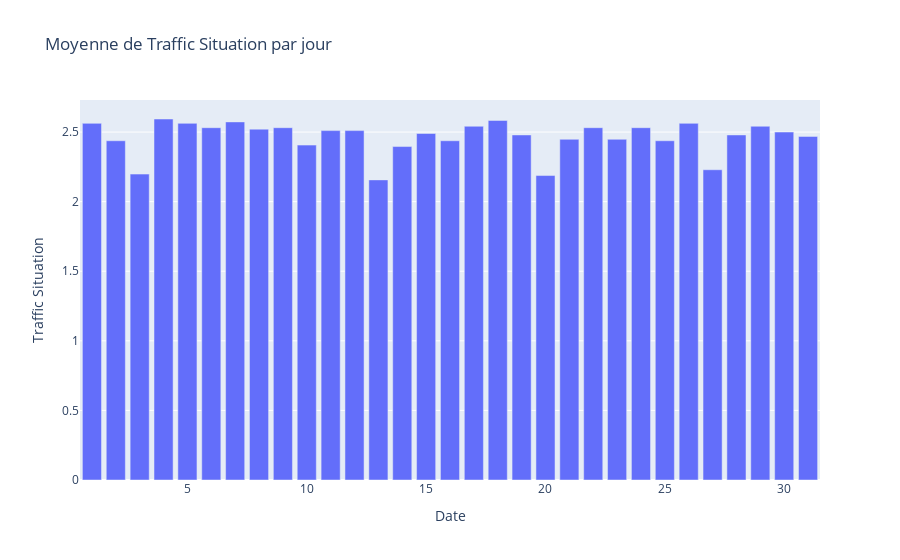
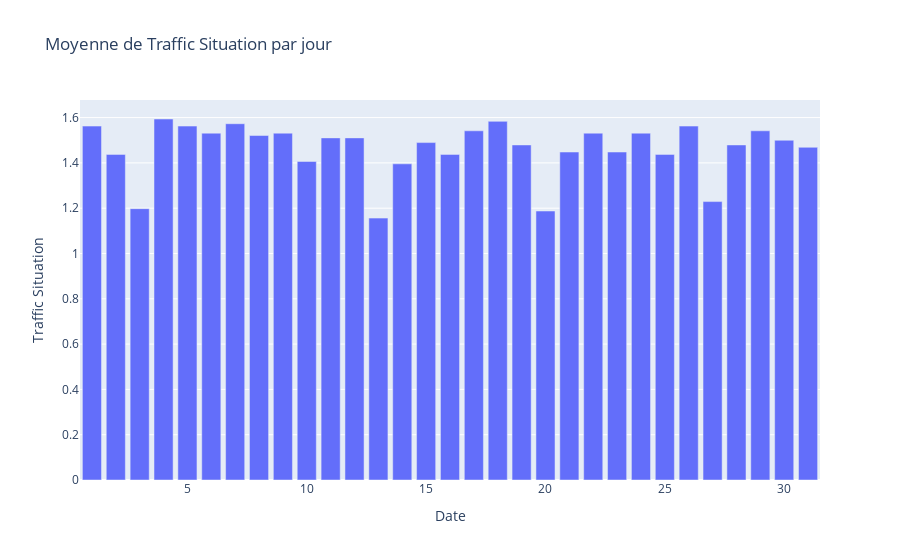

Notebook code for these charts, in order:
### Markdown cell above
#### Month scope

### Code cell
month_df = df.copy()
# print(month_df.head())

month_df['Traffic Situation'] = month_df['Traffic Situation'].map(traffic_conversion)

month_df['Traffic Situation'] = pd.to_numeric(month_df['Traffic Situation'], errors='coerce')

month_df['Time'] = pd.to_datetime(month_df['Time'])

month_grouped = month_df.groupby('Date')['Traffic Situation'].mean().reset_index()

fig = px.bar(month_grouped, x='Date', y='Traffic Situation', title='Moyenne de Traffic Situation par jour')
fig.show()


traffic_conversion_v2 = {'low':0,
                      "normal":1, 
                      "high":2,
                      "heavy": 3}



month_df_v2 = df.copy()
# print(month_df_v2.head())

month_df_v2['Traffic Situation'] = month_df_v2['Traffic Situation'].map(traffic_conversion_v2)

month_df_v2['Traffic Situation'] = pd.to_numeric(month_df_v2['Traffic Situation'], errors='coerce')

month_df_v2['Time'] = pd.to_datetime(month_df_v2['Time'])

month_grouped_v2 = month_df_v2.groupby('Date')['Traffic Situation'].mean().reset_index()

fig2 = px.bar(month_grouped_v2, x='Date', y='Traffic Situation', title='Moyenne de Traffic Situation par jour')
fig2.show()

### Figure 1 — Plotly figure (JSON) as saved in the notebook; plotly's stock layout.template omitted (floating-point values rounded to 4 significant figures)
{"data": [{"alignmentgroup": "True", "hovertemplate": "Date=%{x}<br>Traffic Situation=%{y}<extra></extra>", "legendgroup": "", "marker": {"color": "#636efa", "pattern": {"shape": ""}}, "name": "", "offsetgroup": "", "orientation": "v", "showlegend": false, "textposition": "auto", "type": "bar", "x": [1, 2, 3, 4, 5, 6, 7, 8, 9, 10, 11, 12, 13, 14, 15, 16, 17, 18, 19, 20, 21, 22, 23, 24, 25, 26, 27, 28, 29, 30, 31], "xaxis": "x", "y": [2.562, 2.438, 2.198, 2.594, 2.562, 2.531, 2.573, 2.521, 2.531, 2.406, 2.51, 2.51, 2.156, 2.396, 2.49, 2.438, 2.542, 2.583, 2.479, 2.188, 2.448, 2.531, 2.448, 2.531, 2.438, 2.562, 2.229, 2.479, 2.542, 2.5, 2.469], "yaxis": "y"}], "layout": {"barmode": "relative", "legend": {"tracegroupgap": 0}, "title": {"text": "Moyenne de Traffic Situation par jour"}, "xaxis": {"anchor": "y", "domain": [0, 1], "title": {"text": "Date"}}, "yaxis": {"anchor": "x", "domain": [0, 1], "title": {"text": "Traffic Situation"}}}}

### Figure 2 — Plotly figure (JSON) as saved in the notebook; plotly's stock layout.template omitted (floating-point values rounded to 4 significant figures)
{"data": [{"alignmentgroup": "True", "hovertemplate": "Date=%{x}<br>Traffic Situation=%{y}<extra></extra>", "legendgroup": "", "marker": {"color": "#636efa", "pattern": {"shape": ""}}, "name": "", "offsetgroup": "", "orientation": "v", "showlegend": false, "textposition": "auto", "type": "bar", "x": [1, 2, 3, 4, 5, 6, 7, 8, 9, 10, 11, 12, 13, 14, 15, 16, 17, 18, 19, 20, 21, 22, 23, 24, 25, 26, 27, 28, 29, 30, 31], "xaxis": "x", "y": [1.562, 1.438, 1.198, 1.594, 1.562, 1.531, 1.573, 1.521, 1.531, 1.406, 1.51, 1.51, 1.156, 1.396, 1.49, 1.438, 1.542, 1.583, 1.479, 1.188, 1.448, 1.531, 1.448, 1.531, 1.438, 1.562, 1.229, 1.479, 1.542, 1.5, 1.469], "yaxis": "y"}], "layout": {"barmode": "relative", "legend": {"tracegroupgap": 0}, "title": {"text": "Moyenne de Traffic Situation par jour"}, "xaxis": {"anchor": "y", "domain": [0, 1], "title": {"text": "Date"}}, "yaxis": {"anchor": "x", "domain": [0, 1], "title": {"text": "Traffic Situation"}}}}
